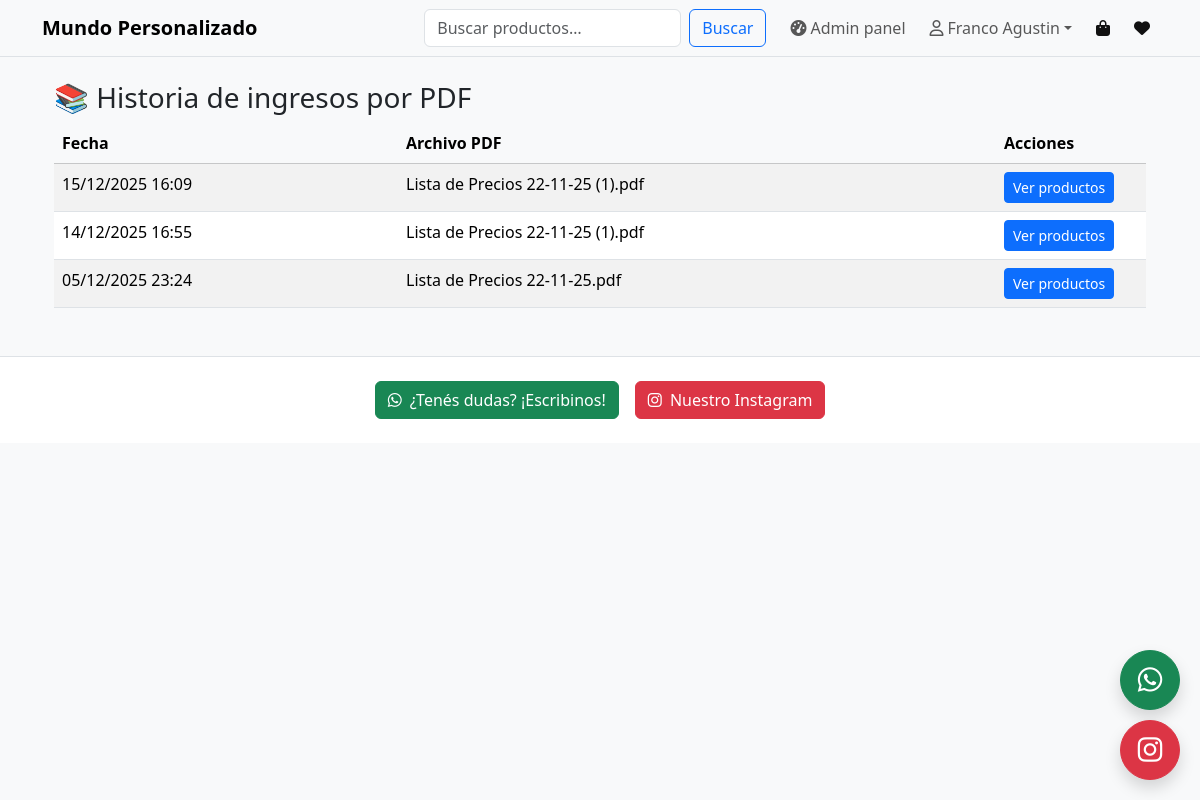
/owner/historia/listas/ (signed in), run on the app's committed database.
### pdf/models.py (models this page shows, shortened)
class ListaPrecioPDF(models.Model):
    nombre = models.CharField(max_length=255)
    archivo_pdf = models.FileField(upload_to='listas_precios/')
    fecha_subida = models.DateTimeField(auto_now_add=True)

### owner/views.py (the view)
# urls.py: path("historia/listas/", historia_listas, name="historia_listas"),
@login_required
def historia_listas(request):
    if not _check_owner(request.user):
        raise PermissionDenied("No tienes permiso para ver esta página.")
    listas = ListaPrecioPDF.objects.all().order_by("-fecha_subida")
    return render(request, "pdf/historia_listas.html", {"listas": listas})

### cliente/context_processors.py (called while the page is built, shortened)
def carrito_y_favoritos(request):
    carrito = request.session.get("carrito", {}) or {}
    favoritos = request.session.get("favoritos", {}) or {}
    cart_items = []
    cart_total_qty = 0
    favorites_items = []
    return {
        "cart_items": cart_items,
        "cart_total_qty": cart_total_qty,
        "favorites_items": favorites_items,
        "favorites_count": len(favorites_items),
    }

### owner/views.py (called while the page is built)
def _check_owner(user):
    return getattr(user, "is_owner", False) or getattr(user, "is_superuser", False)

### pdf/templates/pdf/historia_listas.html
{% extends "base.html" %}
{% block content %}
<div class="container mt-4">
<h3>📚 Historia de ingresos por PDF</h3>
<table class="table table-striped table-hover">
    <thead class="table-light">
        <tr>
            <th>Fecha</th>
            <th>Archivo PDF</th>
            <th style="width:150px;">Acciones</th>
        </tr>
    </thead>
    <tbody>
        {% for l in listas %}
        <tr>
            <td>{{ l.fecha_subida|date:"d/m/Y H:i" }}</td>
            <td>{{ l.nombre }}</td>
            <td>
                <a href="{% url 'historia_lista_detalle' l.id %}"
                   class="btn btn-sm btn-primary">
                    Ver productos
                </a>
            </td>
        </tr>
        {% empty %}
        <tr>
            <td colspan="3" class="text-center text-muted">
                No hay listas importadas.
            </td>
        </tr>
        {% endfor %}
    </tbody>
</table>
</div>
{% endblock %}

### templates/base.html (shortened to what this page needs)
<!DOCTYPE html>
<html lang="es">
<head>
  <link href="https://cdn.jsdelivr.net/npm/bootstrap@5.3.3/dist/css/bootstrap.min.css" rel="stylesheet">
  <link rel="stylesheet" href="https://cdnjs.cloudflare.com/ajax/libs/font-awesome/6.4.2/css/all.min.css">
</head>
<body class="bg-light">
  <nav class="navbar navbar-expand-lg navbar-light bg-body-tertiary border-bottom mb-3">
    <div class="container">
      <a class="navbar-brand fw-semibold" href="{% url 'ver_catalogo_completo' %}">
        Mundo Personalizado
      </a>
      <div id="mainNav" class="collapse navbar-collapse">
        <form class="d-flex ms-auto my-2 my-lg-0" role="search" method="get" action="{% url 'ver_catalogo_completo' %}">
          <input class="form-control me-2" name="q" type="search" placeholder="Buscar productos…"
            value="{{ request.GET.q|default:'' }}">
          <button class="btn btn-outline-primary" type="submit">Buscar</button>
        </form>
        <ul class="navbar-nav ms-3 align-items-lg-center gap-2">
          {% if request.user.is_authenticated and request.user.is_staff %}
          <li class="nav-item">
            <a class="nav-link d-flex align-items-center" href="{% url 'home' %}">
              <i class="fa-solid fa-gauge-high me-1"></i>
              <span class="d-none d-lg-inline">Admin panel</span>
            </a>
          </li>
          {% endif %}
          {% if request.user.is_authenticated %}
          <li class="nav-item dropdown">
            <a class="nav-link dropdown-toggle d-flex align-items-center" href="#" role="button"
              data-bs-toggle="dropdown" aria-expanded="false">
              <i class="fa-regular fa-user me-1"></i>
              <span class="d-none d-lg-inline">
                {{ request.user.first_name|default:"Mi cuenta" }}
              </span>
            </a>
          </li>
          {% endif %}
          <li class="nav-item dropdown">
            <a class="nav-link position-relative nav-icon" href="#" role="button" data-bs-toggle="dropdown"
              aria-expanded="false" aria-label="Carrito">
              <i class="fa-solid fa-bag-shopping"></i>
            </a>
          </li>
          <li class="nav-item dropdown">
            <a class="nav-link position-relative nav-icon" href="#" role="button" data-bs-toggle="dropdown"
              aria-expanded="false" aria-label="Favoritos">
              <i class="fa-solid fa-heart"></i>
            </a>
          </li>
        </ul>
      </div>
    </div>
  </nav>
  <main class="container mb-5">
    {% block content %}{% endblock %}
  </main>
  <footer class="bg-white border-top py-4 mt-auto">
    <div class="container">
      <div class="d-flex flex-column flex-md-row gap-3 justify-content-center">
        <a href="https://wa.me/message/NSO7K5POCXLKE1" target="_blank" class="btn btn-success">
          <i class="fab fa-whatsapp me-1"></i> ¿Tenés dudas? ¡Escribinos!
        </a>
        <a href="https://www.instagram.com/_mundo_personalizado/?next=%2F" target="_blank" class="btn btn-danger">
          <i class="fab fa-instagram me-1"></i> Nuestro Instagram
        </a>
      </div>
    </div>
  </footer>
  <div class="floating-btn">
    <a href="https://wa.me/message/NSO7K5POCXLKE1" target="_blank" class="btn btn-success shadow">
      <i class="fab fa-whatsapp"></i>
    </a>
    <a href="https://www.instagram.com/_mundo_personalizado/?next=%2F" target="_blank" class="btn btn-danger shadow">
      <i class="fab fa-instagram"></i>
    </a>
  </div>
</body>
</html>

### templates/base.html (style rules this page uses)
.floating-btn { position: fixed; bottom: 20px; right: 20px; z-index: 1050; }
.floating-btn a { display: block; margin-top: 10px; border-radius: 50%; width: 60px; height: 60px; font-size: 28px; display: flex; align-items: center; justify-content: center; }
.nav-icon { color: #111 !important; }

### data on the page
ListaPrecioPDF: fecha_subida "15/12/2025 16:09", nombre "Lista de Precios 22-11-25 (1).pdf"
ListaPrecioPDF: fecha_subida "14/12/2025 16:55", nombre "Lista de Precios 22-11-25 (1).pdf"
ListaPrecioPDF: fecha_subida "05/12/2025 23:24", nombre "Lista de Precios 22-11-25.pdf"

### other printed values
{{ request.user.first_name|default:"Mi cuenta" }} "Franco Agustin"
